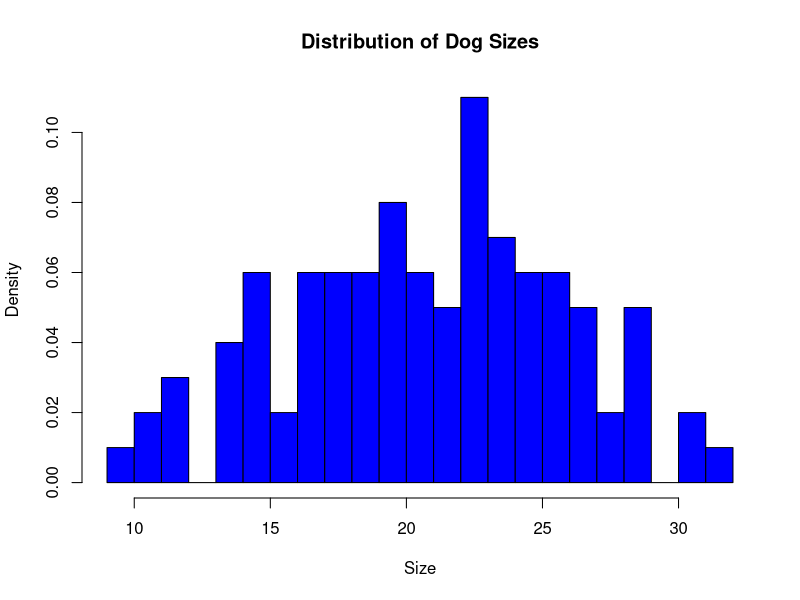
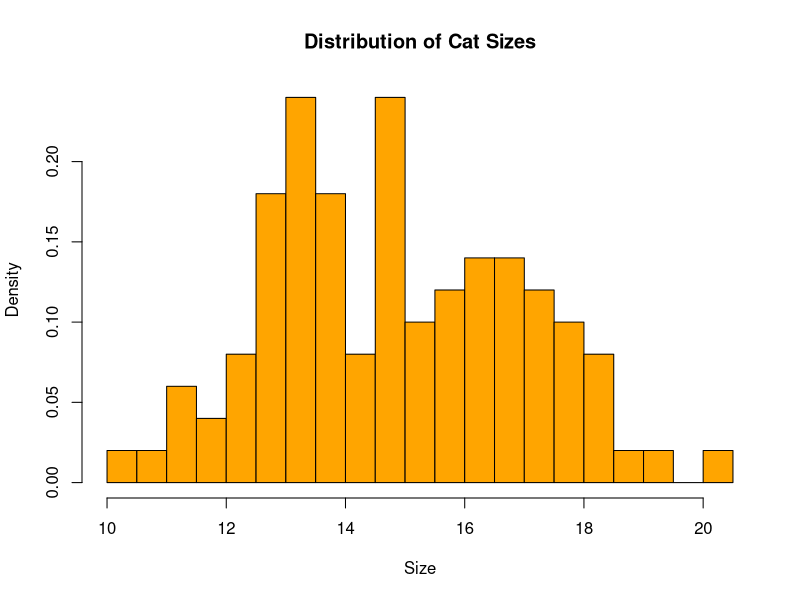
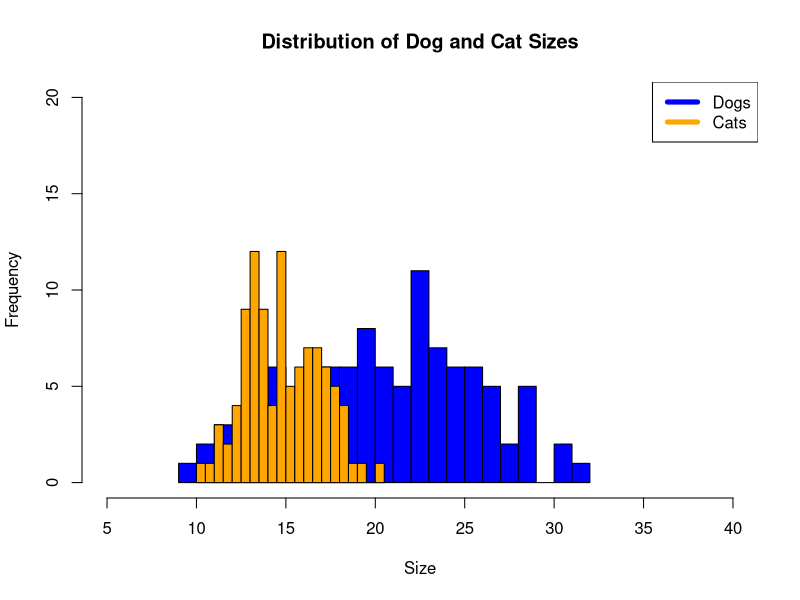

Reproduce these figures in R, in order.
## ---- chunk 1
knitr::opts_chunk$set(echo = TRUE)
knitr::opts_chunk$set(warning = FALSE, message = FALSE) 
## ---- chunk 2
#Installing and loading libraries 
library(tidyverse)
library(dplyr)
library(ggplot2)
## ---- chunk 3
#nothing is ever truly random when "randomly" generated on a computer - always psuedo random
#set.seed(124) #can be used to get the same "random" sample consistently 
dog_sample = rnorm(100,20,5)
cat_sample = rnorm(100,15,2)

#random R tip #1: to view any variable, highligh it and Cmd+enter/Ctrl+enter 

#summarizing our data  
dog_mean <- mean(dog_sample)
dog_sd <- sd(dog_sample)

cat_mean <- mean(cat_sample)
cat_sd <- sd(cat_sample)

#visulizing data 
hist_dog <- hist(dog_sample,
main="Distribution of Dog Sizes",
xlab="Size",
col="blue",
alpha = 0.6, 
freq=FALSE,
breaks = 20
)
hist_cat <- hist(cat_sample,
main="Distribution of Cat Sizes",
xlab="Size",
col="orange",
alpha = 0.4, 
freq=FALSE,
breaks = 20
)

#in the same plot 
plot(hist_dog, xlim = c(5, 40), ylim = c(0,20), col = "blue", main = "Distribution of Dog and Cat Sizes", xlab = "Size") + plot(hist_cat, add = TRUE, col = "orange")
legend("topright", c("Dogs", "Cats"), col=c("blue", "Orange"), lwd=5)

## ---- chunk 4
#one line code for each type of test so that after assumptions, they can choose which one to use and use that? 
## ---- chunk 5

## ---- chunk 6

## ---- chunk 7
#t-test
